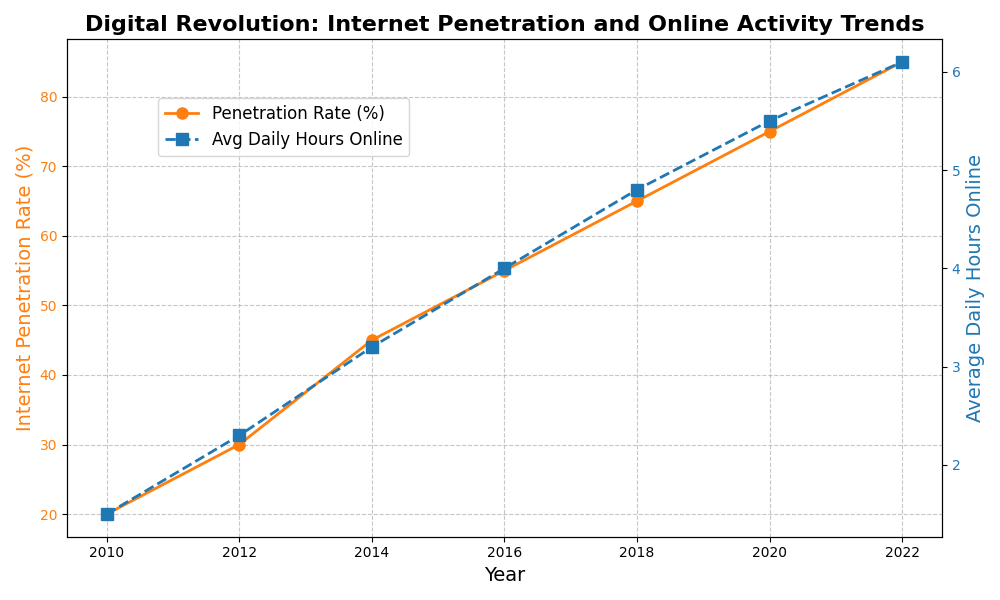

Here is the Python script that generated this plot:
import matplotlib.pyplot as plt
import numpy as np

# Data representing internet penetration rate (%) and average daily hours spent online
years = np.array([2010, 2012, 2014, 2016, 2018, 2020, 2022])
penetration_rate = np.array([20, 30, 45, 55, 65, 75, 85])
avg_daily_hours_online = np.array([1.5, 2.3, 3.2, 4.0, 4.8, 5.5, 6.1])

# Create a figure and add a subplot
fig, ax1 = plt.subplots(figsize=(10, 6))

# Line plot for internet penetration rate
color1 = 'tab:orange'  # Changed from 'tab:blue'
ax1.set_xlabel('Year', fontsize=14)
ax1.set_ylabel('Internet Penetration Rate (%)', fontsize=14, color=color1)
ax1.plot(years, penetration_rate, color=color1, marker='o', markersize=8, 
         linestyle='-', linewidth=2, label='Penetration Rate (%)')
ax1.tick_params(axis='y', labelcolor=color1)

# Create a second y-axis to plot the average daily hours online
ax2 = ax1.twinx()
color2 = 'tab:blue'  # Changed from 'tab:orange'
ax2.set_ylabel('Average Daily Hours Online', fontsize=14, color=color2)
ax2.plot(years, avg_daily_hours_online, color=color2, marker='s', markersize=8, 
         linestyle='--', linewidth=2, label='Avg Daily Hours Online')
ax2.tick_params(axis='y', labelcolor=color2)

# Title and grid
plt.title('Digital Revolution: Internet Penetration and Online Activity Trends', fontsize=16, fontweight='bold')
ax1.grid(True, linestyle='--', alpha=0.7)

# Add Legends
fig.legend(loc='upper left', bbox_to_anchor=(0.15, 0.85), fontsize=12, frameon=True)

# Automatically adjust the layout to avoid overlap
plt.tight_layout()

# Show the plot
plt.show()
